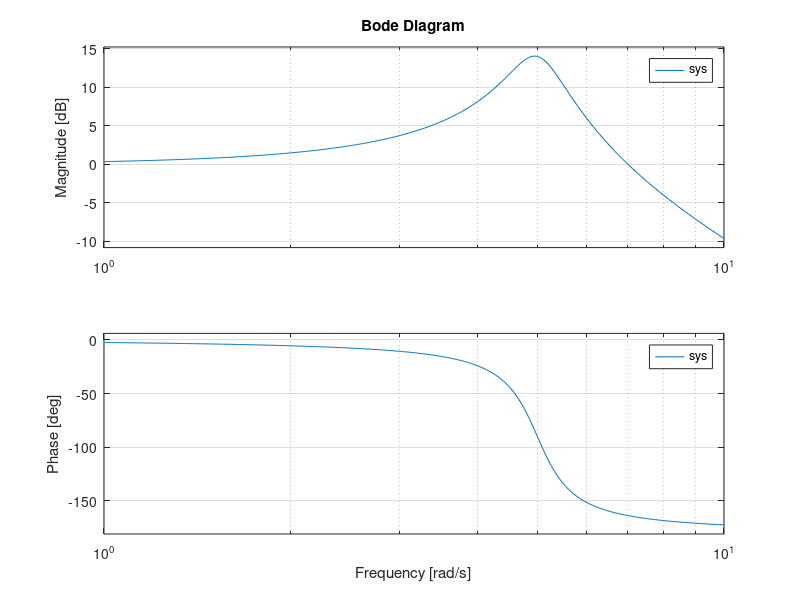

This figure's MATLAB source:
% Chapter 8: Frequency Response Methods
% MP8.1
%
num=[25]; den=[1 1 25]; sys=tf(num,den);
w=logspace(0,1,400);
[mag,phase]=bode(sys,w); 
[y,l]=max(mag);
Mp=20*log10(y), Wr=w(l)
bode(sys,w); 
